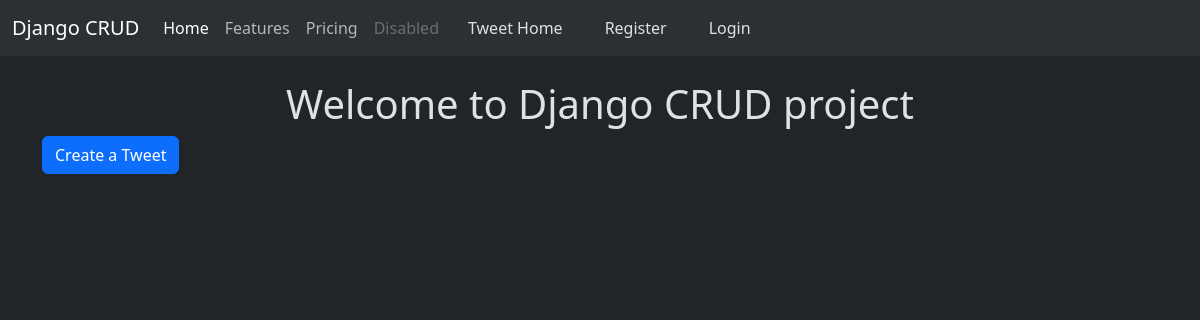
/tweet, run on an earlier commit of the app's database.
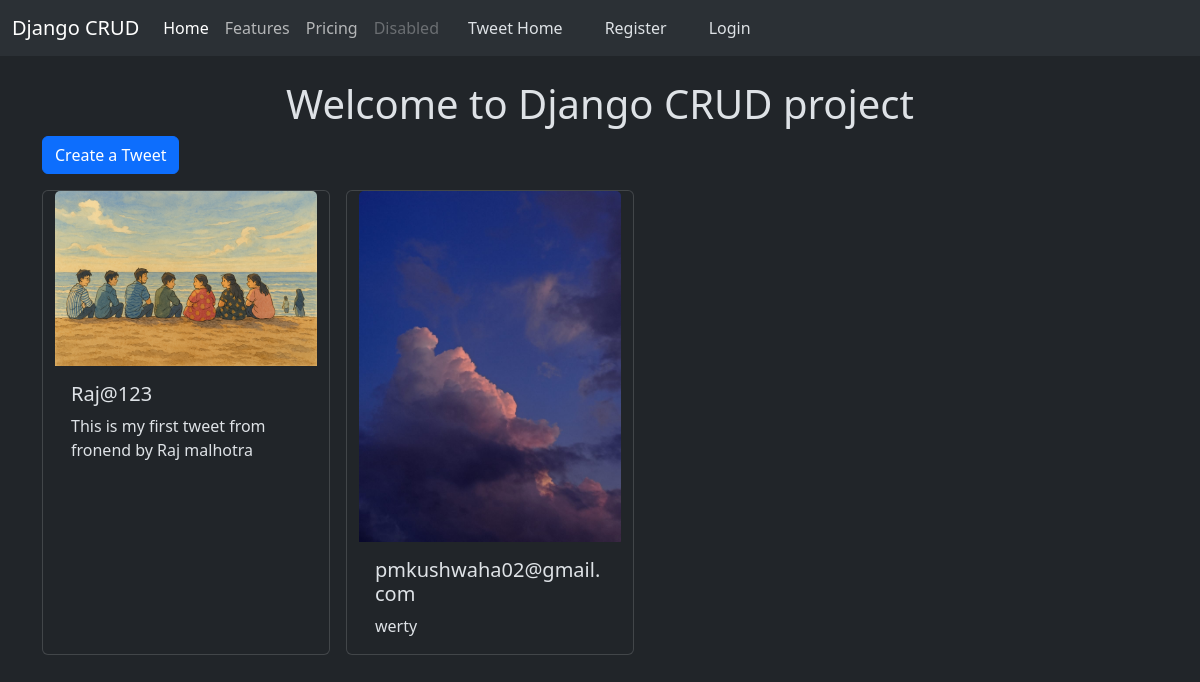
And on a later commit of the database.
### tweet/models.py (models this page shows, shortened)
class Tweet (models.Model):
    user=models.ForeignKey(User,on_delete=models.CASCADE)
    text=models.TextField(max_length="200")
    photo=models.ImageField(upload_to ="photos/",blank=True ,null=True)
    created_at=models.DateTimeField(auto_now_add=True)
    updated_at=models.DateTimeField(auto_now=True)

### tweet/views.py (the view)
# urls.py: path('', views.Tweet_list,name='Tweet_list'),
def Tweet_list(request):
    tweets=Tweet.objects.all().order_by('-created_at')
    return render(request,'tweet_list.html',{'tweets':tweets})

### tweet/templates/tweet_list.html (shortened to what this page needs)
{% extends "layout.html" %}
{% block content %}
<h1  class="text-center mt-4">Welcome to Django CRUD project</h1>
<a class="btn btn-primary mb-3" role="button" href=" {% url 'tweet_create' %}" aria-disabled="true">Create a Tweet</a>
<div class="container row gap-3">
{%for tweet in tweets%}
<div class="card" style="width: 18rem;">
    <img src={{tweet.photo.url}} class="card-img-top" alt="...">
    <div class="card-body">
      <h5 class="card-title">{{tweet.user.username}}</h5>
      <p class="card-text"> {{tweet.text}} </p>
    </div>
  </div>
{%endfor %}
</div>
{% endblock %}

What changed in the data, as far as the page shows it:
added Tweet: photo (picture), user.username "Raj@123", text "This is my first tweet from fronend by Raj malhotra"
added Tweet: photo (picture), user.username "pmkushwaha02@gmail.com", text "werty"
